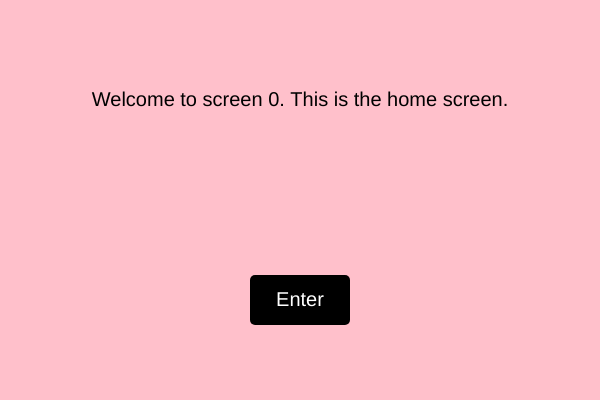
Frame 1 (no input)
Frame 60 (no input): identical to frame 1, image omitted
Frame 120 (the mouse pressed at the canvas centre since frame 60): identical to frame 1, image omitted

The p5.js sketch that drew this single still picture (run headless with seeded random() and noise() and a simulated clock; from frame 60 on, the mouse is pressed at the canvas centre):

// p5.js sketch
// ── sketch.js
/* VARIABLES */
let enterButton;
let a1Button;
let a2Button;
let b1Button;
let b2Button;
let screen = 0;

/* SETUP RUNS ONCE */
function setup() {
  createCanvas(600, 400);
  textAlign(CENTER, CENTER);
  textSize(20);
  noStroke();

  // Create buttons
  enterButton = {
    x: 300,
    y: 300,
    w: 100,
    h: 50,
    text: "Enter"
  };

  a1Button = {
    x: 200,
    y: 300,
    w: 100,
    h: 50,
    text: "A1"
  };

  a2Button = {
    x: 400,
    y: 300,
    w: 100,
    h: 50,
    text: "A2"
  };

  b1Button = {
    x: 200,
    y: 300,
    w: 100,
    h: 50,
    text: "A1"
  };

  b2Button = {
    x: 400,
    y: 300,
    w: 100,
    h: 50,
    text: "A2"
  };
}

/* DRAW LOOP REPEATS */
function draw() {
  background("pink");

  // Display the correct screen
  if (screen == 0) {
    showScreen0();
  } else if (screen == 1) {
    showScreen1();
  } else if (screen == 2) {
    showScreen2();
  } else if (screen == 3) {
    showScreen3();
  } else if (screen == 4) {
    showScreen4();
  } else if (screen == 5) { // End Game Screen
    showScreen5();
  }
}

/* MOUSE CLICK DETECTION */
function mousePressed() {

  // Screen 0 -> Screen 1
  if (screen == 0) {
    if (buttonClicked(enterButton)) {
      screen = 1;
      print("Display screen 1");
    }
  }

  // Screen 1 -> Screen 2 or 5
  else if (screen == 1) {
    if (buttonClicked(a1Button)) {
      screen = 2;
      print("Display screen 2");
    } else if (buttonClicked(a2Button)) {
      screen = 5;
      print("Display screen 5");
    }
  }

  // Screen 2 -> Screen 3 or 4
  else if (screen == 2) {
    if (buttonClicked(b1Button)) {
      screen = 3;
      print("Display screen 3");
    } else if (buttonClicked(b2Button)) {
      screen = 4;
      print("Display screen 4");
    }
  }

}

/* CHECK IF BUTTON WAS CLICKED */
function buttonClicked(button) {
  return (
    mouseX >= button.x - button.w / 2 &&
    mouseX <= button.x + button.w / 2 &&
    mouseY >= button.y - button.h / 2 &&
    mouseY <= button.y + button.h / 2
  );
}

/* DRAW BUTTON */
function drawButton(button) {
  rectMode(CENTER);

  fill("black");
  rect(
    button.x,
    button.y,
    button.w,
    button.h,
    5
  );

  fill("white");
  textSize(20);
  textAlign(CENTER, CENTER);
  text(button.text, button.x, button.y);
}

/* FUNCTIONS TO DISPLAY SCREENS */

function showScreen0() {
  fill("black");
  textSize(20);
  text(
    "Welcome to screen 0. This is the home screen.",
    width / 2,
    height / 2 - 100
  );

  drawButton(enterButton);
}

function showScreen1() {
  fill("black");
  textSize(20);
  text(
    "Welcome to screen 1. Make your first choice.",
    width / 2,
    height / 2 - 100
  );

  drawButton(a1Button);
  drawButton(a2Button);

}

function showScreen2() {
  fill("black");
  textSize(20);
  text(
    "Welcome to screen 2. Make your second choice.",
    width / 2,
    height / 2 - 100
  );

  drawButton(b1Button);
  drawButton(b2Button);

}


function showScreen3() {
  fill("black");
  textSize(20);
  text(
    "Welcome to screen 3.",
    width / 2,
    height / 2 - 100
  );

}


function showScreen4() {
  fill("black");
  textSize(20);
  text(
    "Bad Ending",
    width / 2,
    height / 2 - 100
  );

}


function showScreen5() {
  fill("black");
  textSize(20);
  text(
    "Welcome to screen 5. End point",
    width / 2,
    height / 2 - 100
  );
}
